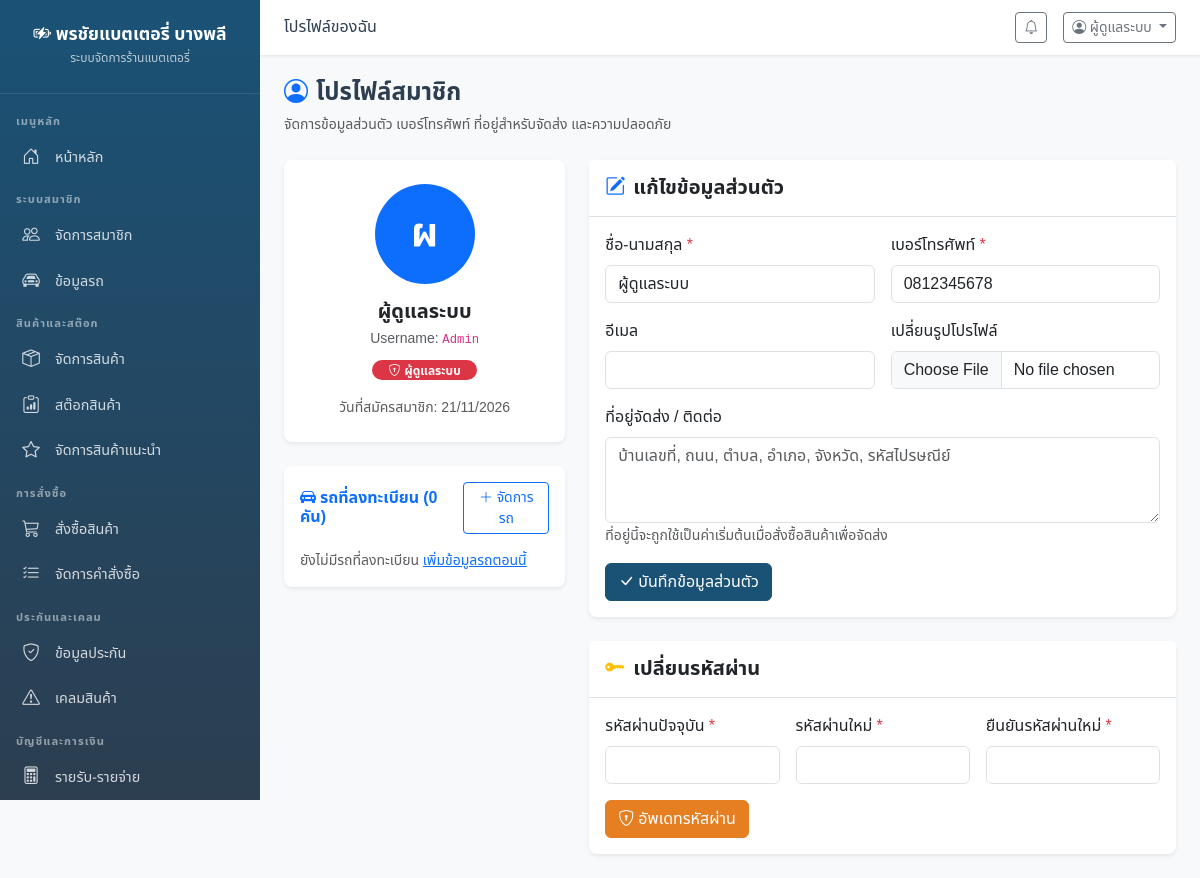
The app's page /profile.php (signed in) with its own data.
### tables this page shows
CREATE TABLE IF NOT EXISTS users (
    id INT AUTO_INCREMENT PRIMARY KEY,
    username VARCHAR(100) NOT NULL UNIQUE,
    password VARCHAR(255) NOT NULL,
    fullname VARCHAR(200) NOT NULL,
    phone VARCHAR(20) NOT NULL,
    email VARCHAR(200),
    address TEXT,
    role ENUM('admin','staff','customer') DEFAULT 'customer',
    profile_image VARCHAR(500),
    created_at TIMESTAMP DEFAULT CURRENT_TIMESTAMP,
    updated_at TIMESTAMP DEFAULT CURRENT_TIMESTAMP ON UPDATE CURRENT_TIMESTAMP
);

### profile.php (the view, shortened to what this page needs)
<?php
$db = getDB();
$userId = (int)$_SESSION['user_id'];
$stmt = $db->prepare("SELECT * FROM users WHERE id = ?");
$stmt->execute([$userId]);
$user = $stmt->fetch();
$stmtV = $db->prepare("SELECT mv.*, cb.name as brand_name FROM member_vehicles mv LEFT JOIN car_brands cb ON mv.brand_id = cb.id WHERE mv.user_id = ?");
$stmtV->execute([$userId]);
$myVehicles = $stmtV->fetchAll();
require_once __DIR__ . '/header.php';
?>
<div class="page-header">
    <div>
        <h4 class="mb-1"><i class="bi bi-person-circle text-primary me-2"></i>โปรไฟล์สมาชิก</h4>
        <small class="text-muted">จัดการข้อมูลส่วนตัว เบอร์โทรศัพท์ ที่อยู่สำหรับจัดส่ง และความปลอดภัย</small>
    </div>
</div>
<div class="row g-4">
    <div class="col-lg-4">
        <div class="card border-0 shadow-sm rounded-3 mb-4 text-center p-4">
            <div class="position-relative d-inline-block mx-auto mb-3">
                <?php if (!empty($user['profile_image'])): ?>
                    <img src="<?= SITE_URL . htmlspecialchars($user['profile_image']) ?>" class="rounded-circle border" style="width: 100px; height: 100px; object-fit: cover;">
                <?php else: ?>
                    <div class="rounded-circle bg-primary text-white d-flex align-items-center justify-content-center fw-bold mx-auto fs-1" style="width: 100px; height: 100px;">
                        <?= mb_substr($user['fullname'], 0, 1, 'UTF-8') ?>
                    </div>
                <?php endif; ?>
            </div>
            <h5 class="fw-bold mb-1"><?= htmlspecialchars($user['fullname']) ?></h5>
            <div class="text-muted small mb-2">Username: <code><?= htmlspecialchars($user['username']) ?></code></div>
            <div>
                <?php if ($user['role'] === 'admin'): ?>
                    <span class="badge bg-danger rounded-pill px-3 py-1"><i class="bi bi-shield-lock me-1"></i>ผู้ดูแลระบบ</span>
                <?php elseif ($user['role'] === 'staff'): ?>
                    <span class="badge bg-info text-dark rounded-pill px-3 py-1"><i class="bi bi-person-gear me-1"></i>พนักงาน</span>
                <?php else: ?>
                    <span class="badge bg-success rounded-pill px-3 py-1"><i class="bi bi-person-check me-1"></i>สมาชิกลูกค้า</span>
                <?php endif; ?>
            </div>
            <div class="text-muted small mt-3">
                วันที่สมัครสมาชิก: <?= date('d/m/Y', strtotime($user['created_at'])) ?>
            </div>
        </div>
        <div class="card border-0 shadow-sm rounded-3 p-3">
            <div class="d-flex justify-content-between align-items-center mb-3">
                <h6 class="fw-bold mb-0 text-primary"><i class="bi bi-car-front-fill me-1"></i>รถที่ลงทะเบียน (<?= count($myVehicles) ?> คัน)</h6>
                <a href="<?= SITE_URL ?>vehicles.php" class="btn btn-sm btn-outline-primary"><i class="bi bi-plus-lg"></i> จัดการรถ</a>
            </div>
            <?php if (empty($myVehicles)): ?>
                <p class="text-muted small mb-0">ยังไม่มีรถที่ลงทะเบียน <a href="<?= SITE_URL ?>vehicles.php">เพิ่มข้อมูลรถตอนนี้</a></p>
            <?php endif; ?>
        </div>
    </div>
    <div class="col-lg-8">
        <div class="card border-0 shadow-sm rounded-3 mb-4">
            <div class="card-header bg-white py-3 border-bottom">
                <h5 class="card-title mb-0 fw-bold"><i class="bi bi-pencil-square text-primary me-2"></i>แก้ไขข้อมูลส่วนตัว</h5>
            </div>
            <div class="card-body">
                <form method="POST" action="" enctype="multipart/form-data">
                    <div class="row g-3 mb-3">
                        <div class="col-md-6">
                            <label class="form-label">ชื่อ-นามสกุล <span class="text-danger">*</span></label>
                            <input type="text" class="form-control" name="fullname" value="<?= htmlspecialchars($user['fullname']) ?>" required>
                        </div>
                        <div class="col-md-6">
                            <label class="form-label">เบอร์โทรศัพท์ <span class="text-danger">*</span></label>
                            <input type="text" class="form-control" name="phone" value="<?= htmlspecialchars($user['phone']) ?>" required>
                        </div>
                        <div class="col-md-6">
                            <label class="form-label">อีเมล</label>
                            <input type="email" class="form-control" name="email" value="<?= htmlspecialchars($user['email'] ?? '') ?>">
                        </div>
                        <div class="col-md-6">
                            <label class="form-label">เปลี่ยนรูปโปรไฟล์</label>
                            <input type="file" class="form-control" name="profile_image" accept="image/*">
                        </div>
                        <div class="col-12">
                            <label class="form-label">ที่อยู่จัดส่ง / ติดต่อ</label>
                            <textarea class="form-control" name="address" rows="3" placeholder="บ้านเลขที่, ถนน, ตำบล, อำเภอ, จังหวัด, รหัสไปรษณีย์"><?= htmlspecialchars($user['address'] ?? '') ?></textarea>
                            <small class="text-muted">ที่อยู่นี้จะถูกใช้เป็นค่าเริ่มต้นเมื่อสั่งซื้อสินค้าเพื่อจัดส่ง</small>
                        </div>
                    </div>
                    <button type="submit" class="btn btn-primary"><i class="bi bi-check-lg me-1"></i>บันทึกข้อมูลส่วนตัว</button>
                </form>
            </div>
        </div>
        <div class="card border-0 shadow-sm rounded-3">
            <div class="card-header bg-white py-3 border-bottom">
                <h5 class="card-title mb-0 fw-bold"><i class="bi bi-key-fill text-warning me-2"></i>เปลี่ยนรหัสผ่าน</h5>
            </div>
            <div class="card-body">
                <form method="POST" action="">
                    <div class="row g-3 mb-3">
                        <div class="col-md-4">
                            <label class="form-label">รหัสผ่านปัจจุบัน <span class="text-danger">*</span></label>
                            <input type="password" class="form-control" name="old_password" required>
                        </div>
                        <div class="col-md-4">
                            <label class="form-label">รหัสผ่านใหม่ <span class="text-danger">*</span></label>
                            <input type="password" class="form-control" name="new_password" required minlength="6">
                        </div>
                        <div class="col-md-4">
                            <label class="form-label">ยืนยันรหัสผ่านใหม่ <span class="text-danger">*</span></label>
                            <input type="password" class="form-control" name="confirm_password" required minlength="6">
                        </div>
                    </div>
                    <button type="submit" class="btn btn-warning"><i class="bi bi-shield-lock me-1"></i>อัพเดทรหัสผ่าน</button>
                </form>
            </div>
        </div>
    </div>
</div>
<?php require_once __DIR__ . '/footer.php'; ?>

### header.php (style rules this page uses)
:root { --primary: #1a5276; --primary-light: #2980b9; --secondary: #e67e22; --success: #27ae60; --danger: #e74c3c; --dark: #2c3e50; --light-bg: #f8f9fa; --sidebar-width: 260px; }
* { font-family: 'Noto Sans Thai', sans-serif; }
body { background: var(--light-bg); }
.btn-primary { background: var(--primary); border-color: var(--primary); }
.btn-warning { background: var(--secondary); border-color: var(--secondary); color: #fff; }
.page-header { display: flex; align-items: center; justify-content: space-between; margin-bottom: 1.5rem; flex-wrap: wrap; gap: 1rem; }
.page-header h4 { margin: 0; font-weight: 700; color: var(--dark); }

### records on screen
users: fullname "ผ", fullname "ผู้ดูแลระบบ", username "Admin", created_at "21/11/2026", phone "0812345678"

### other values on screen
SITE_NAME "พรชัยแบตเตอรี่ บางพลี"
$pageTitle "โปรไฟล์ของฉัน"
$_SESSION['fullname'] "ผู้ดูแลระบบ"
count($myVehicles) "0"
